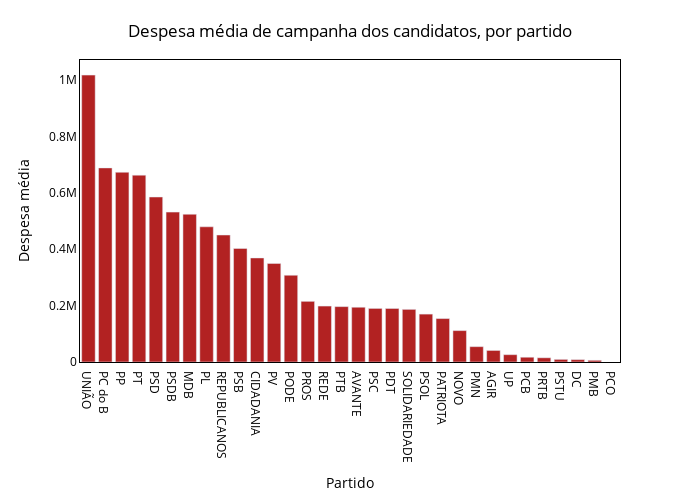

Write notebook code for a chart like this one.
### Code cell
fig = px.bar(despesas_por_partido,
             x = 'sigla_partido',
             y = 'despesas_campanha',
             color_discrete_sequence=['firebrick'],
             labels = {'sigla_partido': 'Partido', 'despesas_campanha': 'Despesa média'})

fig.update_yaxes(linecolor = 'black', gridcolor = 'white', mirror = True, showticklabels = True)
fig.update_xaxes(linecolor = 'black', gridcolor = 'white', mirror = True, showticklabels = True)
fig.update_layout(width = 700, height = 500, plot_bgcolor = 'white', paper_bgcolor = 'white',
                  title = {'text': 'Despesa média de campanha dos candidatos, por partido', 'x': 0.5, 'y': 0.95, 'xanchor': 'center', 'yanchor': 'top'})

# set title color to black
fig.update_layout(title_font_color="black")

# set labels color to black
fig.update_xaxes(tickfont_color="black")
fig.update_yaxes(tickfont_color="black")

# set legend title color to black
fig.update_layout(legend_title_font_color="black")

# set xlabel color to black
fig.update_xaxes(title_font_color="black")

# set ylabel color to black
fig.update_yaxes(title_font_color="black")

fig.show()

fig.write_image("images/despesas_por_partido.png")

### Figure 1 — Plotly figure (JSON) as saved in the notebook; plotly's stock layout.template omitted (floating-point values rounded to 4 significant figures)
{"data": [{"alignmentgroup": "True", "hovertemplate": "Partido=%{x}<br>Despesa média=%{y}<extra></extra>", "legendgroup": "", "marker": {"color": "firebrick", "pattern": {"shape": ""}}, "name": "", "offsetgroup": "", "orientation": "v", "showlegend": false, "textposition": "auto", "type": "bar", "x": ["UNIÃO", "PC do B", "PP", "PT", "PSD", "PSDB", "MDB", "PL", "REPUBLICANOS", "PSB", "CIDADANIA", "PV", "PODE", "PROS", "REDE", "PTB", "AVANTE", "PSC", "PDT", "SOLIDARIEDADE", "PSOL", "PATRIOTA", "NOVO", "PMN", "AGIR", "UP", "PCB", "PRTB", "PSTU", "DC", "PMB", "PCO"], "xaxis": "x", "y": [1018000.0, 688800.0, 673300.0, 663100.0, 585500.0, 531900.0, 524400.0, 479800.0, 450700.0, 402900.0, 369300.0, 349900.0, 307900.0, 215300.0, 198500.0, 196500.0, 194300.0, 190100.0, 190000.0, 186800.0, 170000.0, 154100.0, 111400.0, 54450.0, 40980.0, 25960.0, 16940.0, 14930.0, 9302.0, 8456.0, 6016.0, null], "yaxis": "y"}], "layout": {"barmode": "relative", "height": 500, "legend": {"title": {"font": {"color": "black"}}, "tracegroupgap": 0}, "margin": {"t": 60}, "paper_bgcolor": "white", "plot_bgcolor": "white", "title": {"font": {"color": "black"}, "text": "Despesa média de campanha dos candidatos, por partido", "x": 0.5, "xanchor": "center", "y": 0.95, "yanchor": "top"}, "width": 700, "xaxis": {"anchor": "y", "domain": [0, 1], "gridcolor": "white", "linecolor": "black", "mirror": true, "showticklabels": true, "tickfont": {"color": "black"}, "title": {"font": {"color": "black"}, "text": "Partido"}}, "yaxis": {"anchor": "x", "domain": [0, 1], "gridcolor": "white", "linecolor": "black", "mirror": true, "showticklabels": true, "tickfont": {"color": "black"}, "title": {"font": {"color": "black"}, "text": "Despesa média"}}}}
